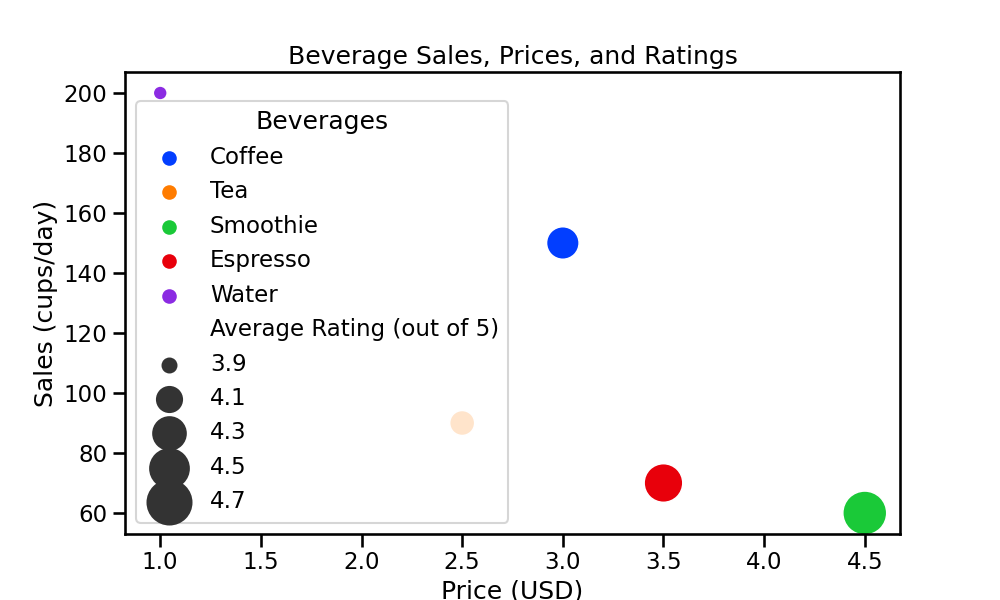

Write Python code to recreate this figure.

import seaborn as sns
import matplotlib.pyplot as plt

# Provided table data
data = [
    {'Beverage': 'Coffee', 'Price (USD)': 3.0, 'Sales (cups/day)': 150, 'Average Rating (out of 5)': 4.3},
    {'Beverage': 'Tea', 'Price (USD)': 2.5, 'Sales (cups/day)': 90, 'Average Rating (out of 5)': 4.1},
    {'Beverage': 'Smoothie', 'Price (USD)': 4.5, 'Sales (cups/day)': 60, 'Average Rating (out of 5)': 4.7},
    {'Beverage': 'Espresso', 'Price (USD)': 3.5, 'Sales (cups/day)': 70, 'Average Rating (out of 5)': 4.5},
    {'Beverage': 'Water', 'Price (USD)': 1.0, 'Sales (cups/day)': 200, 'Average Rating (out of 5)': 3.9}
]

# Convert the data to a suitable format for Seaborn
import pandas as pd
df = pd.DataFrame(data)

# Set the size context of the plot
sns.set_context("talk")

# Create a bubble chart
plt.figure(figsize=(10, 6))  # set the size of the figure
bubble = sns.scatterplot(data=df, x='Price (USD)', y='Sales (cups/day)', 
                         size='Average Rating (out of 5)', hue='Beverage', sizes=(100, 1000),
                         legend="full", palette="bright")

# Customize the axes and title
plt.title('Beverage Sales, Prices, and Ratings')
plt.xlabel('Price (USD)')
plt.ylabel('Sales (cups/day)')

# Modify the legend
h,l = bubble.get_legend_handles_labels()
plt.legend(h[1:], l[1:], title="Beverages")

# Show the plot
plt.show()
